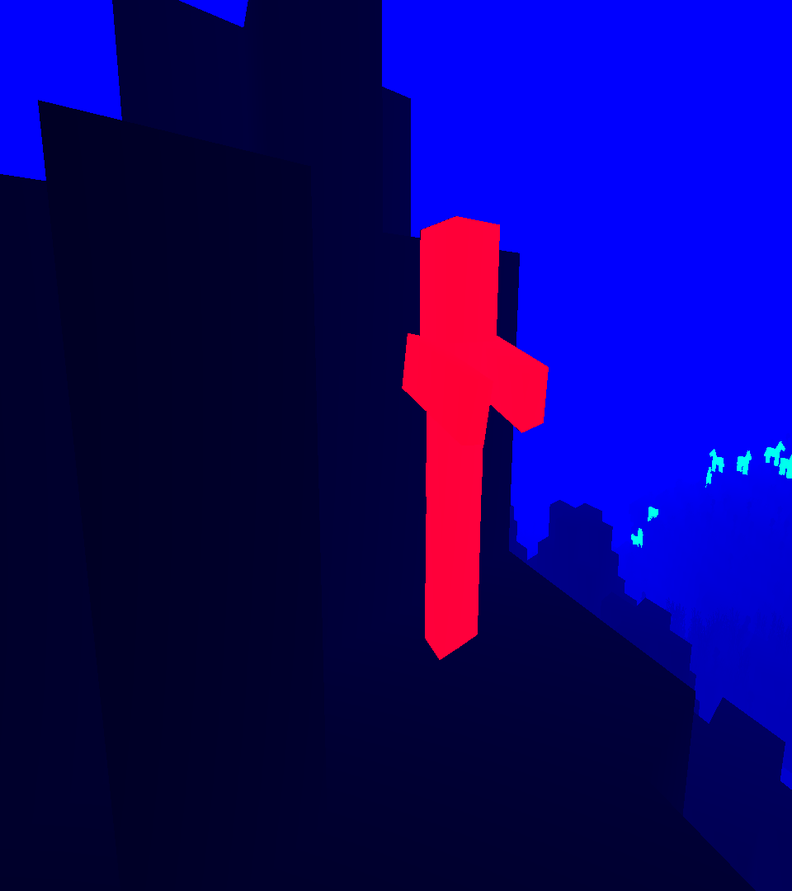
#> input picture mask-data-set/demo.png, 792 x 891 px, shrunk from 960 x 1080 before the run, found by its file name; its folder holds only this picture in this run
$ python demo-dataset-maker.py
#> lines starting #> are read from the running program, lines starting #| are printed output that depends on the picture; after the words box and inside, x2 and y2 are one past the last pixel; in counts of white or black regions, pixels touching at a corner belong together
import cv2
import numpy as np
import os

mask_directory = 'mask-data-set'
output_data_log = 'sample_data_set/test/labels' # je to zatím trochu stupidní, musíš spusit 3x script, pak udělám lepší verzi, teď běžím na vlak :DD
# pak musíš ručně hodit images do /images
lower_red = np.array([0, 100, 100])
upper_red = np.array([10, 255, 255])
lower_red2 = np.array([160, 100, 100])
upper_red2 = np.array([180, 255, 255])

for filename in os.listdir(mask_directory):
    mask_path = os.path.join(mask_directory, filename)
    log_path = os.path.join(output_data_log, filename[:-4] + ".txt")

    if filename.endswith('.png'):
        label_array = []
        mask_image = cv2.imread(mask_path)
#> mask_image is the input picture: shape (891, 792, 3); mean B, G, R 111, 0.4, 11.7

        height, width, _ = mask_image.shape
#> height = 891; width = 792

        hsv_mask = cv2.cvtColor(mask_image, cv2.COLOR_BGR2HSV)
#> hsv_mask: shape (891, 792, 3); mean H, S, V 122.4, 255, 120.1

        mask1 = cv2.inRange(hsv_mask, lower_red, upper_red)
#> mask1: shape (891, 792); every value is 0
        mask2 = cv2.inRange(hsv_mask, lower_red2, upper_red2)
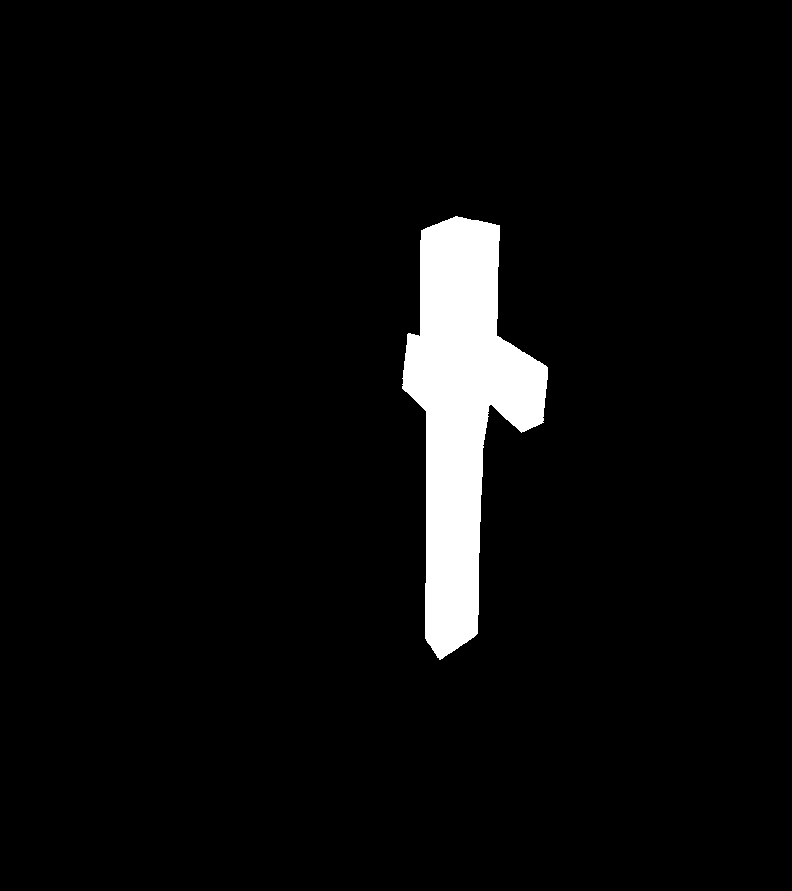
#> mask2: shape (891, 792); 4.6% white; 1 white region
        red_mask = mask1 | mask2

        contours, _ = cv2.findContours(red_mask, cv2.RETR_EXTERNAL, cv2.CHAIN_APPROX_SIMPLE)
#> contours = 1 contour; box (x1, y1, x2, y2) and area: (402, 216, 548, 660) 31870

        for contour in contours:
            x, y, w, h = cv2.boundingRect(contour)
            label_array.append(f"0 {(x+w/2)/width} {(y+h/2)/height} {w/width} {h/height}")
#> this loop made 1 pass
#> (x, y, w, h) on pass 1: (402, 216, 146, 444)
#> after the loop, label_array = 1 item

        with open(log_path, "w") as file:
            for label in label_array:
                file.write(label + "\n")
#> this loop made 1 pass

cv2.waitKey(0)
cv2.destroyAllWindows()
